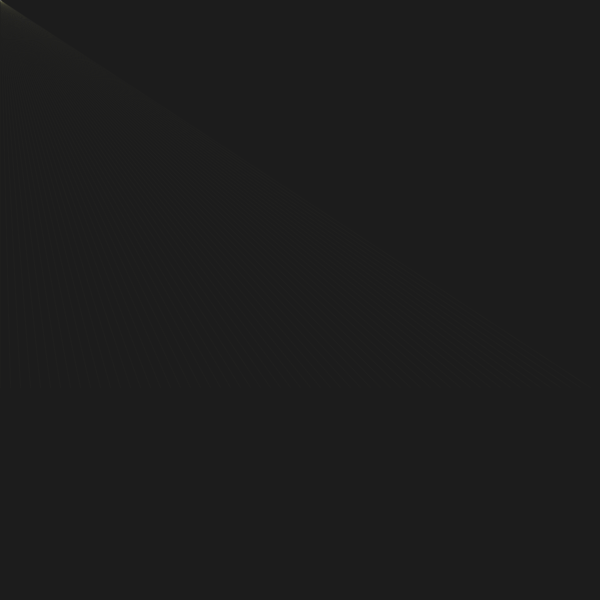
Frame 1 (no input)
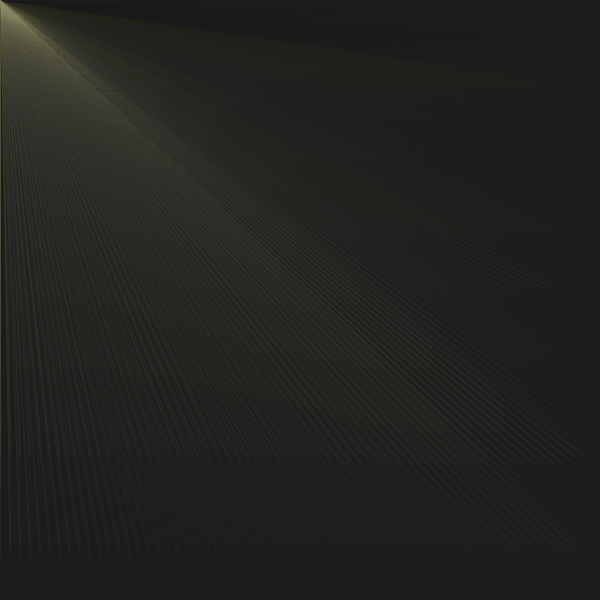
Frame 60 (the mouse pressed at the canvas centre just before this capture)
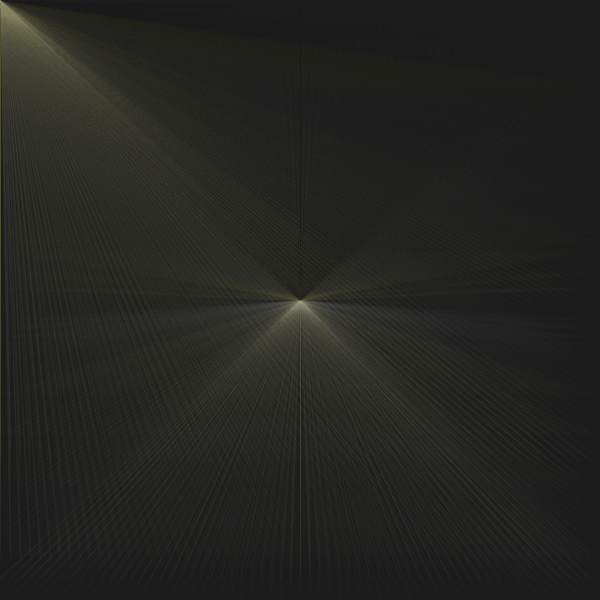
Frame 120 (the mouse held since frame 60 and released just before this capture)

The Processing sketch that drew these frames (run headless with seeded random() and noise(); from frame 60 on, the mouse is pressed at the canvas centre):

// Processing sketch: processing_136257
// ── processing_136257.pde

void setup()
{
size(600,600);
background(28,28,28);
smooth();
}
void draw()
{
  float r=random(600); 
  float l=random(200,400);
  float g=random(100,300);
  float k=random(300,500);
  float f=random(0,100);
 
 
  stroke(r/3,r/3,r/4,5);
  strokeWeight(1);
  noFill();
  for(int i=0; i<600; i=i+10) {
line(mouseX,mouseY,i,r);
}

if(mouseButton==LEFT) {
  fill(28,28,28);
  rect(0,0,600,600);
}
}
